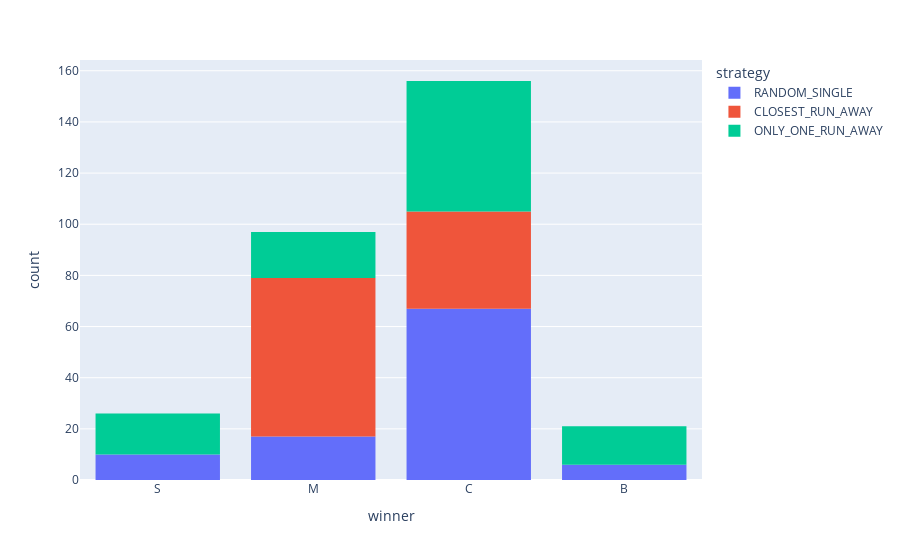

The code cell stored with this chart in its notebook:
### Code cell
df_game_result[df_game_result["C"] != GameResult.FINISHED.name]
px.histogram(df_game_result, "winner", color="strategy")

### Figure 1 — Plotly figure (JSON) as saved in the notebook; plotly's stock layout.template omitted (floating-point values rounded to 4 significant figures)
{"data": [{"bingroup": "x", "hovertemplate": "strategy=RANDOM_SINGLE<br>winner=%{x}<br>count=%{y}<extra></extra>", "legendgroup": "RANDOM_SINGLE", "marker": {"color": "#636efa", "pattern": {"shape": ""}}, "name": "RANDOM_SINGLE", "orientation": "v", "showlegend": true, "type": "histogram", "x": ["S", "M", "C", "M", "C", "C", "S", "C", "C", "M", "C", "C", "S", "C", "C", "C", "M", "C", "C", "M", "C", "C", "S", "B", "C", "C", "C", "C", "C", "C", "C", "C", "C", "C", "M", "C", "B", "C", "C", "C", "C", "M", "B", "C", "C", "C", "C", "M", "B", "S", "C", "S", "M", "M", "C", "C", "S", "C", "C", "M", "M", "C", "C", "S", "C", "C", "C", "M", "C", "M", "M", "C", "C", "C", "C", "C", "C", "C", "C", "C", "C", "C", "C", "M", "C", "S", "M", "B", "C", "C", "S", "C", "C", "B", "C", "C", "C", "C", "C", "C"], "xaxis": "x", "yaxis": "y"}, {"bingroup": "x", "hovertemplate": "strategy=CLOSEST_RUN_AWAY<br>winner=%{x}<br>count=%{y}<extra></extra>", "legendgroup": "CLOSEST_RUN_AWAY", "marker": {"color": "#EF553B", "pattern": {"shape": ""}}, "name": "CLOSEST_RUN_AWAY", "orientation": "v", "showlegend": true, "type": "histogram", "x": ["M", "C", "M", "M", "C", "M", "M", "M", "C", "M", "M", "M", "C", "C", "M", "C", "M", "C", "M", "M", "C", "M", "M", "M", "M", "C", "M", "M", "M", "C", "C", "M", "C", "C", "M", "C", "C", "M", "M", "M", "M", "C", "M", "C", "C", "M", "M", "M", "C", "C", "M", "M", "M", "C", "M", "C", "M", "C", "C", "M", "C", "M", "M", "M", "C", "M", "M", "M", "M", "C", "C", "M", "C", "C", "C", "M", "C", "C", "C", "M", "M", "C", "M", "M", "C", "M", "C", "C", "M", "M", "M", "M", "M", "M", "M", "M", "M", "M", "M", "M"], "xaxis": "x", "yaxis": "y"}, {"bingroup": "x", "hovertemplate": "strategy=ONLY_ONE_RUN_AWAY<br>winner=%{x}<br>count=%{y}<extra></extra>", "legendgroup": "ONLY_ONE_RUN_AWAY", "marker": {"color": "#00cc96", "pattern": {"shape": ""}}, "name": "ONLY_ONE_RUN_AWAY", "orientation": "v", "showlegend": true, "type": "histogram", "x": ["M", "M", "C", "C", "B", "M", "B", "C", "M", "C", "C", "S", "M", "C", "C", "C", "S", "C", "C", "C", "C", "C", "C", "C", "C", "S", "M", "C", "M", "C", "C", "C", "C", "M", "C", "C", "S", "C", "M", "S", "M", "S", "C", "C", "C", "C", "M", "M", "B", "C", "C", "M", "C", "C", "C", "B", "M", "S", "C", "C", "C", "C", "S", "C", "M", "C", "S", "M", "C", "C", "C", "S", "S", "B", "B", "B", "C", "B", "M", "B", "C", "C", "C", "S", "M", "C", "S", "S", "C", "B", "B", "B", "B", "C", "S", "B", "C", "C", "S", "B"], "xaxis": "x", "yaxis": "y"}], "layout": {"barmode": "relative", "legend": {"title": {"text": "strategy"}, "tracegroupgap": 0}, "margin": {"t": 60}, "xaxis": {"anchor": "y", "domain": [0, 1], "title": {"text": "winner"}}, "yaxis": {"anchor": "x", "domain": [0, 1], "title": {"text": "count"}}}}
